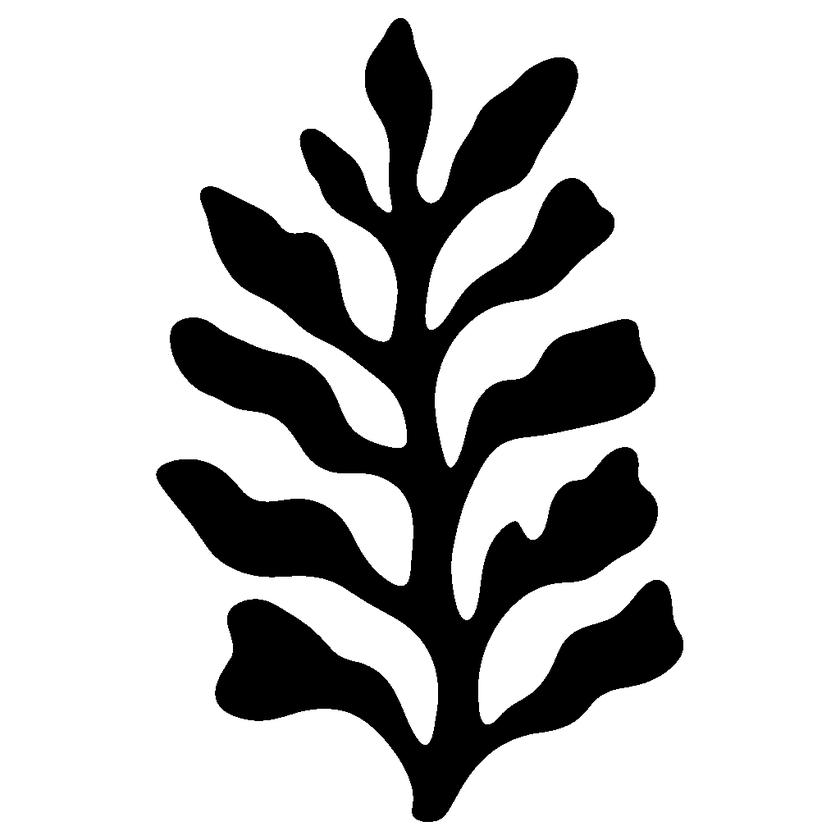
#> input picture backdrops/algae.raw.png, 840 x 840 px, shrunk from 1024 x 1024 before the run
$ python -i texture.py   (imports and definitions only)
#> lines starting #> are read from the running program, lines starting #| are printed output that depends on the picture
#> further down, picture is the input picture: PIL image 840x840 RGB; min 0, max 255, mean 195.2
"""Screen-print textures: Ben-Day dots, paper grain, misregistration."""
from __future__ import annotations

import numpy as np
from PIL import Image, ImageFilter


def benday_mask(w: int, h: int, cell: int, radius: np.ndarray | float) -> Image.Image:
    """L-mode mask of a Ben-Day dot grid. `radius` is a scalar or an (h, w) array of dot radii in px."""
    ys, xs = np.mgrid[0:h, 0:w]
    # stagger every other row for the classic screen look
    row = ys // cell
    fx = (xs + (row % 2) * (cell / 2)) % cell - cell / 2
    fy = ys % cell - cell / 2
    d = np.hypot(fx, fy)
    r = np.asarray(radius, dtype=np.float32)
    a = np.clip((r - d) + 0.5, 0, 1)  # 1px anti-alias
    return Image.fromarray((a * 255).astype(np.uint8), "L")


def edge_radius_map(w: int, h: int, inner: float, outer: float, r_max: float) -> np.ndarray:
    """Dot radius grows from 0 at |x - centre| = inner*w/2 to r_max at outer*w/2."""
    xs = np.abs(np.arange(w, dtype=np.float32) - w / 2) / (w / 2)
    t = np.clip((xs - inner) / max(1e-6, outer - inner), 0, 1)
    r = (t ** 1.4) * r_max
    return np.tile(r[None, :], (h, 1))


def grain(img: Image.Image, amount: float = 0.05, seed: int = 7, blur: float = 0.6) -> Image.Image:
    """Multiply paper grain into an RGB(A) image."""
#> called with amount = 0.05, seed = 7, blur = 0.6
    rng = np.random.default_rng(seed)
    w, h = img.size
#> w = 840; h = 840
    n = rng.random((h, w), dtype=np.float32)
    nimg = Image.fromarray((n * 255).astype(np.uint8), "L").filter(ImageFilter.GaussianBlur(blur))
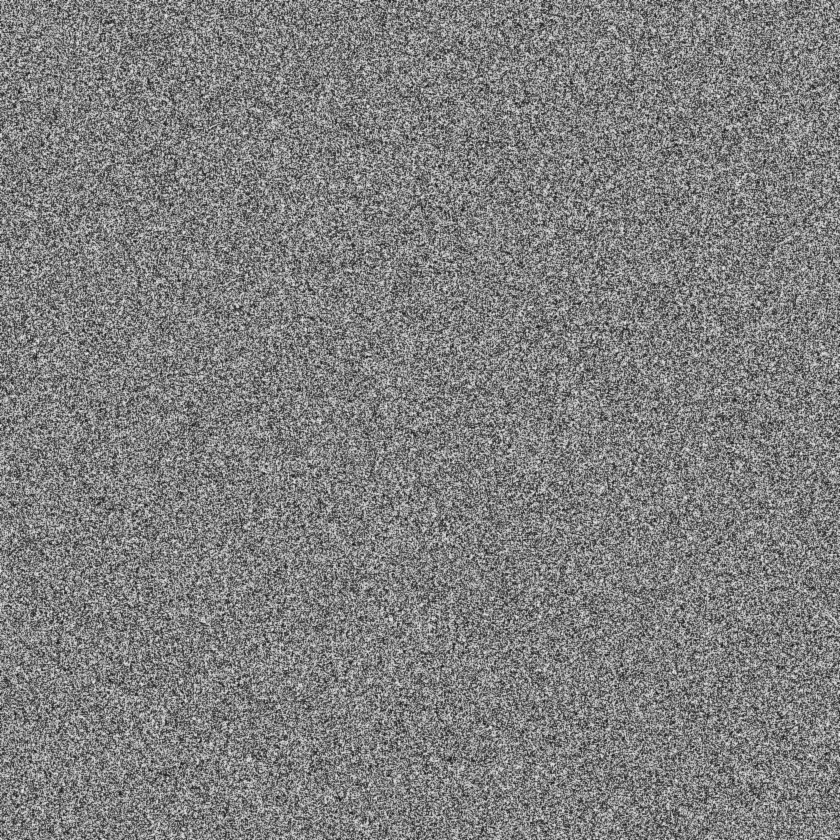
#> nimg: PIL image 840x840 L; min 18, max 237, mean 127.1
    n = np.asarray(nimg, dtype=np.float32) / 255
    mult = 1 + amount * (n - 0.5) * 2
    arr = np.asarray(img.convert("RGBA"), dtype=np.float32)
    arr[..., :3] = np.clip(arr[..., :3] * mult[..., None], 0, 255)
    return Image.fromarray(arr.astype(np.uint8), "RGBA")


def shift(layer: Image.Image, dx: int, dy: int) -> Image.Image:
    """Translate an RGBA layer (misregistration)."""
    out = Image.new("RGBA", layer.size, (0, 0, 0, 0))
    out.paste(layer, (dx, dy))
    return out


def soften(layer: Image.Image, radius: float = 0.8) -> Image.Image:
    """Slight ink bleed on an RGBA layer's alpha."""
    if radius <= 0:
        return layer
    r, g, b, a = layer.split()
    a = a.filter(ImageFilter.GaussianBlur(radius))
    return Image.merge("RGBA", (r, g, b, a))

>>> from PIL import Image
>>> picture = Image.open('../backdrops/algae.raw.png')
>>> result = grain(picture)
